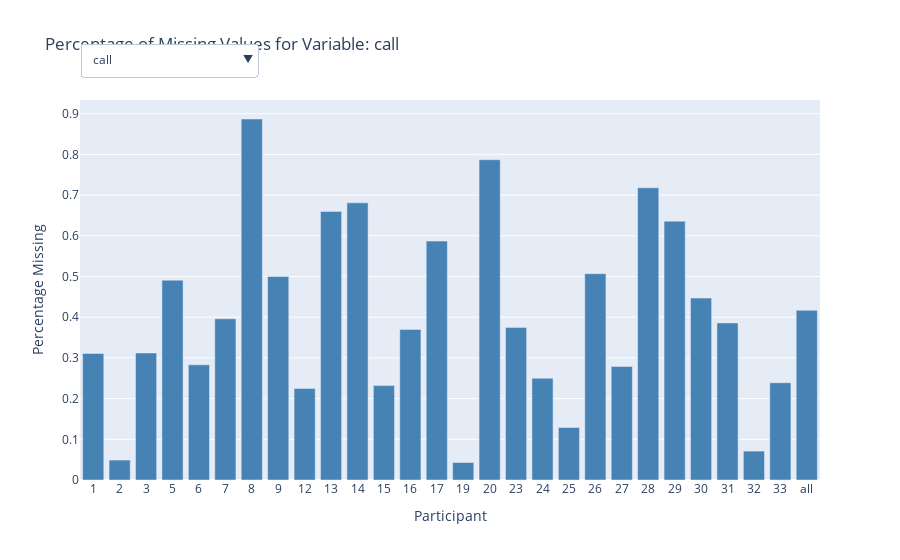

Notebook code cell kept with this figure:
### Markdown cell above
### NAN exploration with removed non-mood days

### Code cell
df_nans_range = nan_exploration(df_next_day_range, pivot=True, title="selected_range")
plotly_nan_exploration(df_nans_range, save_html=True, show_plot=True, title="selected_range")

### Figure 1 — Plotly figure (JSON) as saved in the notebook; plotly's stock layout.template omitted (floating-point values rounded to 4 significant figures)
{"data": [{"marker": {"color": "steelblue"}, "type": "bar", "x": ["1", "2", "3", "5", "6", "7", "8", "9", "12", "13", "14", "15", "16", "17", "19", "20", "23", "24", "25", "26", "27", "28", "29", "30", "31", "32", "33", "all"], "y": [0.311, 0.049, 0.312, 0.491, 0.283, 0.396, 0.887, 0.5, 0.225, 0.66, 0.681, 0.232, 0.37, 0.587, 0.043, 0.787, 0.375, 0.25, 0.129, 0.507, 0.279, 0.718, 0.636, 0.447, 0.386, 0.071, 0.239, 0.417]}], "layout": {"title": {"text": "Percentage of Missing Values for Variable: call"}, "updatemenus": [{"active": 0, "buttons": [{"args": [{"x": [["1", "2", "3", "5", "6", "7", "8", "9", "12", "13", "14", "15", "16", "17", "19", "20", "23", "24", "25", "26", "27", "28", "29", "30", "31", "32", "33", "all"]], "y": [[0.311, 0.049, 0.312, 0.491, 0.283, 0.396, 0.887, 0.5, 0.225, 0.66, 0.681, 0.232, 0.37, 0.587, 0.043, 0.787, 0.375, 0.25, 0.129, 0.507, 0.279, 0.718, 0.636, 0.447, 0.386, 0.071, 0.239, 0.417]]}, {"title": "Percentage of Missing Values for Variable: call"}], "label": "call", "method": "update"}, {"args": [{"x": [["1", "2", "3", "5", "6", "7", "8", "9", "12", "13", "14", "15", "16", "17", "19", "20", "23", "24", "25", "26", "27", "28", "29", "30", "31", "32", "33", "all"]], "y": [[0.711, 0.415, 0.604, 0.698, 0.804, 0.458, 0.742, 0.739, 0.8, 0.698, 0.787, 0.732, 0.426, 0.667, 0.739, 0.617, 0.775, 0.536, 0.484, 0.754, 0.721, 0.872, 0.409, 0.851, 0.705, 0.643, 0.522, 0.665]]}, {"title": "Percentage of Missing Values for Variable: sms"}], "label": "sms", "method": "update"}, {"args": [{"x": [["1", "2", "3", "5", "6", "7", "8", "9", "12", "13", "14", "15", "16", "17", "19", "20", "23", "24", "25", "26", "27", "28", "29", "30", "31", "32", "33", "all"]], "y": [[0, 0.122, 0.021, 0.057, 0, 0.146, 0.194, 0.217, 0, 0.17, 0.021, 0.143, 0.074, 0.254, 0, 0.191, 0, 0, 0, 0.319, 0.023, 0, 0.023, 0.021, 0.205, 0.024, 0.022, 0.093]]}, {"title": "Percentage of Missing Values for Variable: activity_max"}], "label": "activity_max", "method": "update"}, {"args": [{"x": [["1", "2", "3", "5", "6", "7", "8", "9", "12", "13", "14", "15", "16", "17", "19", "20", "23", "24", "25", "26", "27", "28", "29", "30", "31", "32", "33", "all"]], "y": [[0, 0.146, 0, 0, 0.022, 0.021, 0.129, 0.196, 0, 0.019, 0.021, 0.25, 0.037, 0.254, 0, 0.17, 0, 0, 0, 0.319, 0.023, 0.026, 0.023, 0.021, 0.205, 0, 0.022, 0.079]]}, {"title": "Percentage of Missing Values for Variable: screen"}], "label": "screen", "method": "update"}, {"args": [{"x": [["1", "2", "3", "5", "6", "7", "8", "9", "12", "13", "14", "15", "16", "17", "19", "20", "23", "24", "25", "26", "27", "28", "29", "30", "31", "32", "33", "all"]], "y": [[0, 0.122, 0.021, 0.057, 0, 0.146, 0.194, 0.217, 0, 0.17, 0.021, 0.143, 0.074, 0.254, 0, 0.191, 0, 0, 0, 0.319, 0.023, 0, 0.023, 0.021, 0.205, 0.024, 0.022, 0.093]]}, {"title": "Percentage of Missing Values for Variable: activity"}], "label": "activity", "method": "update"}, {"args": [{"x": [["1", "2", "3", "5", "6", "7", "8", "9", "12", "13", "14", "15", "16", "17", "19", "20", "23", "24", "25", "26", "27", "28", "29", "30", "31", "32", "33", "all"]], "y": [[0.022, 0.024, 0.042, 0.019, 0.043, 0.021, 0.016, 0.022, 0.025, 0.019, 0.085, 0.036, 0.037, 0.127, 0.022, 0.021, 0.05, 0.036, 0.065, 0.029, 0.047, 0.051, 0.068, 0.021, 0.045, 0.143, 0.087, 0.045]]}, {"title": "Percentage of Missing Values for Variable: next_day_mood"}], "label": "next_day_mood", "method": "update"}, {"args": [{"x": [["1", "2", "3", "5", "6", "7", "8", "9", "12", "13", "14", "15", "16", "17", "19", "20", "23", "24", "25", "26", "27", "28", "29", "30", "31", "32", "33", "all"]], "y": [[0, 0, 0.021, 0, 0.022, 0, 0, 0, 0, 0, 0.064, 0.018, 0.019, 0.111, 0, 0, 0.025, 0.054, 0.032, 0.014, 0.023, 0.026, 0.045, 0, 0.023, 0.119, 0.065, 0.025]]}, {"title": "Percentage of Missing Values for Variable: circumplex.valence_max"}], "label": "circumplex.valence_max", "method": "update"}, {"args": [{"x": [["1", "2", "3", "5", "6", "7", "8", "9", "12", "13", "14", "15", "16", "17", "19", "20", "23", "24", "25", "26", "27", "28", "29", "30", "31", "32", "33", "all"]], "y": [[0, 0, 0.021, 0, 0.022, 0, 0, 0, 0, 0, 0.064, 0.018, 0.019, 0.111, 0, 0, 0.025, 0.018, 0.032, 0.014, 0.023, 0.026, 0.045, 0, 0.023, 0.119, 0.065, 0.024]]}, {"title": "Percentage of Missing Values for Variable: circumplex.arousal"}], "label": "circumplex.arousal", "method": "update"}, {"args": [{"x": [["1", "2", "3", "5", "6", "7", "8", "9", "12", "13", "14", "15", "16", "17", "19", "20", "23", "24", "25", "26", "27", "28", "29", "30", "31", "32", "33", "all"]], "y": [[0, 0, 0.021, 0, 0.022, 0, 0, 0, 0, 0, 0.064, 0.018, 0.019, 0.111, 0, 0, 0.025, 0.018, 0.032, 0.014, 0.023, 0.026, 0.045, 0, 0.023, 0.119, 0.065, 0.024]]}, {"title": "Percentage of Missing Values for Variable: circumplex.arousal_min"}], "label": "circumplex.arousal_min", "method": "update"}, {"args": [{"x": [["1", "2", "3", "5", "6", "7", "8", "9", "12", "13", "14", "15", "16", "17", "19", "20", "23", "24", "25", "26", "27", "28", "29", "30", "31", "32", "33", "all"]], "y": [[0, 0, 0.021, 0, 0.022, 0, 0, 0, 0, 0, 0.064, 0.018, 0.019, 0.111, 0, 0, 0.025, 0.018, 0.032, 0.014, 0.023, 0.026, 0.045, 0, 0.023, 0.119, 0.065, 0.024]]}, {"title": "Percentage of Missing Values for Variable: circumplex.arousal_max"}], "label": "circumplex.arousal_max", "method": "update"}, {"args": [{"x": [["1", "2", "3", "5", "6", "7", "8", "9", "12", "13", "14", "15", "16", "17", "19", "20", "23", "24", "25", "26", "27", "28", "29", "30", "31", "32", "33", "all"]], "y": [[0, 0, 0.021, 0, 0.022, 0, 0, 0, 0, 0, 0.064, 0.018, 0.019, 0.111, 0, 0, 0.025, 0.054, 0.032, 0.014, 0.023, 0.026, 0.045, 0, 0.023, 0.119, 0.065, 0.025]]}, {"title": "Percentage of Missing Values for Variable: circumplex.valence"}], "label": "circumplex.valence", "method": "update"}, {"args": [{"x": [["1", "2", "3", "5", "6", "7", "8", "9", "12", "13", "14", "15", "16", "17", "19", "20", "23", "24", "25", "26", "27", "28", "29", "30", "31", "32", "33", "all"]], "y": [[0, 0, 0.021, 0, 0.022, 0, 0, 0, 0, 0, 0.064, 0.018, 0.019, 0.111, 0, 0, 0.025, 0.054, 0.032, 0.014, 0.023, 0.026, 0.045, 0, 0.023, 0.119, 0.065, 0.025]]}, {"title": "Percentage of Missing Values for Variable: circumplex.valence_min"}], "label": "circumplex.valence_min", "method": "update"}, {"args": [{"x": [["1", "2", "3", "5", "6", "7", "8", "9", "12", "13", "14", "15", "16", "17", "19", "20", "23", "24", "25", "26", "27", "28", "29", "30", "31", "32", "33", "all"]], "y": [[0, 0, 0.021, 0, 0.022, 0, 0, 0, 0, 0, 0.064, 0.018, 0.019, 0.111, 0, 0, 0.025, 0.018, 0.032, 0.014, 0.023, 0.026, 0.045, 0, 0.023, 0.119, 0.065, 0.024]]}, {"title": "Percentage of Missing Values for Variable: mood"}], "label": "mood", "method": "update"}, {"args": [{"x": [["1", "2", "3", "5", "6", "7", "8", "9", "12", "13", "14", "15", "16", "17", "19", "20", "23", "24", "25", "26", "27", "28", "29", "30", "31", "32", "33", "all"]], "y": [[0, 0.024, 0, 0.019, 0.022, 0.021, 0.016, 0.022, 0.025, 0.019, 0.021, 0.018, 0.019, 0.016, 0.022, 0.021, 0, 0, 0.032, 0.014, 0.023, 0.026, 0.023, 0.021, 0, 0, 0.022, 0.016]]}, {"title": "Percentage of Missing Values for Variable: next_day"}], "label": "next_day", "method": "update"}, {"args": [{"x": [["1", "2", "3", "5", "6", "7", "8", "9", "12", "13", "14", "15", "16", "17", "19", "20", "23", "24", "25", "26", "27", "28", "29", "30", "31", "32", "33", "all"]], "y": [[0, 0, 0, 0, 0, 0, 0, 0, 0, 0, 0, 0, 0, 0, 0, 0, 0, 0, 0, 0, 0, 0, 0, 0, 0, 0, 0, 0]]}, {"title": "Percentage of Missing Values for Variable: appCat.builtin"}], "label": "appCat.builtin", "method": "update"}, {"args": [{"x": [["1", "2", "3", "5", "6", "7", "8", "9", "12", "13", "14", "15", "16", "17", "19", "20", "23", "24", "25", "26", "27", "28", "29", "30", "31", "32", "33", "all"]], "y": [[0, 0, 0, 0, 0, 0, 0, 0, 0, 0, 0, 0, 0, 0, 0, 0, 0, 0, 0, 0, 0, 0, 0, 0, 0, 0, 0, 0]]}, {"title": "Percentage of Missing Values for Variable: appCat.entertainment"}], "label": "appCat.entertainment", "method": "update"}, {"args": [{"x": [["1", "2", "3", "5", "6", "7", "8", "9", "12", "13", "14", "15", "16", "17", "19", "20", "23", "24", "25", "26", "27", "28", "29", "30", "31", "32", "33", "all"]], "y": [[0, 0, 0, 0, 0, 0, 0, 0, 0, 0, 0, 0, 0, 0, 0, 0, 0, 0, 0, 0, 0, 0, 0, 0, 0, 0, 0, 0]]}, {"title": "Percentage of Missing Values for Variable: appCat.communication"}], "label": "appCat.communication", "method": "update"}, {"args": [{"x": [["1", "2", "3", "5", "6", "7", "8", "9", "12", "13", "14", "15", "16", "17", "19", "20", "23", "24", "25", "26", "27", "28", "29", "30", "31", "32", "33", "all"]], "y": [[0, 0, 0, 0, 0, 0, 0, 0, 0, 0, 0, 0, 0, 0, 0, 0, 0, 0, 0, 0, 0, 0, 0, 0, 0, 0, 0, 0]]}, {"title": "Percentage of Missing Values for Variable: appCat.finance"}], "label": "appCat.finance", "method": "update"}, {"args": [{"x": [["1", "2", "3", "5", "6", "7", "8", "9", "12", "13", "14", "15", "16", "17", "19", "20", "23", "24", "25", "26", "27", "28", "29", "30", "31", "32", "33", "all"]], "y": [[0, 0, 0, 0, 0, 0, 0, 0, 0, 0, 0, 0, 0, 0, 0, 0, 0, 0, 0, 0, 0, 0, 0, 0, 0, 0, 0, 0]]}, {"title": "Percentage of Missing Values for Variable: appCat.game"}], "label": "appCat.game", "method": "update"}, {"args": [{"x": [["1", "2", "3", "5", "6", "7", "8", "9", "12", "13", "14", "15", "16", "17", "19", "20", "23", "24", "25", "26", "27", "28", "29", "30", "31", "32", "33", "all"]], "y": [[0, 0, 0, 0, 0, 0, 0, 0, 0, 0, 0, 0, 0, 0, 0, 0, 0, 0, 0, 0, 0, 0, 0, 0, 0, 0, 0, 0]]}, {"title": "Percentage of Missing Values for Variable: id_num"}], "label": "id_num", "method": "update"}, {"args": [{"x": [["1", "2", "3", "5", "6", "7", "8", "9", "12", "13", "14", "15", "16", "17", "19", "20", "23", "24", "25", "26", "27", "28", "29", "30", "31", "32", "33", "all"]], "y": [[0, 0, 0, 0, 0, 0, 0, 0, 0, 0, 0, 0, 0, 0, 0, 0, 0, 0, 0, 0, 0, 0, 0, 0, 0, 0, 0, 0]]}, {"title": "Percentage of Missing Values for Variable: appCat.social"}], "label": "appCat.social", "method": "update"}, {"args": [{"x": [["1", "2", "3", "5", "6", "7", "8", "9", "12", "13", "14", "15", "16", "17", "19", "20", "23", "24", "25", "26", "27", "28", "29", "30", "31", "32", "33", "all"]], "y": [[0, 0, 0, 0, 0, 0, 0, 0, 0, 0, 0, 0, 0, 0, 0, 0, 0, 0, 0, 0, 0, 0, 0, 0, 0, 0, 0, 0]]}, {"title": "Percentage of Missing Values for Variable: appCat.other"}], "label": "appCat.other", "method": "update"}, {"args": [{"x": [["1", "2", "3", "5", "6", "7", "8", "9", "12", "13", "14", "15", "16", "17", "19", "20", "23", "24", "25", "26", "27", "28", "29", "30", "31", "32", "33", "all"]], "y": [[0, 0, 0, 0, 0, 0, 0, 0, 0, 0, 0, 0, 0, 0, 0, 0, 0, 0, 0, 0, 0, 0, 0, 0, 0, 0, 0, 0]]}, {"title": "Percentage of Missing Values for Variable: appCat.office"}], "label": "appCat.office", "method": "update"}, {"args": [{"x": [["1", "2", "3", "5", "6", "7", "8", "9", "12", "13", "14", "15", "16", "17", "19", "20", "23", "24", "25", "26", "27", "28", "29", "30", "31", "32", "33", "all"]], "y": [[0, 0, 0, 0, 0, 0, 0, 0, 0, 0, 0, 0, 0, 0, 0, 0, 0, 0, 0, 0, 0, 0, 0, 0, 0, 0, 0, 0]]}, {"title": "Percentage of Missing Values for Variable: date"}], "label": "date", "method": "update"}, {"args": [{"x": [["1", "2", "3", "5", "6", "7", "8", "9", "12", "13", "14", "15", "16", "17", "19", "20", "23", "24", "25", "26", "27", "28", "29", "30", "31", "32", "33", "all"]], "y": [[0, 0, 0, 0, 0, 0, 0, 0, 0, 0, 0, 0, 0, 0, 0, 0, 0, 0, 0, 0, 0, 0, 0, 0, 0, 0, 0, 0]]}, {"title": "Percentage of Missing Values for Variable: day"}], "label": "day", "method": "update"}, {"args": [{"x": [["1", "2", "3", "5", "6", "7", "8", "9", "12", "13", "14", "15", "16", "17", "19", "20", "23", "24", "25", "26", "27", "28", "29", "30", "31", "32", "33", "all"]], "y": [[0, 0, 0, 0, 0, 0, 0, 0, 0, 0, 0, 0, 0, 0, 0, 0, 0, 0, 0, 0, 0, 0, 0, 0, 0, 0, 0, 0]]}, {"title": "Percentage of Missing Values for Variable: appCat.weather"}], "label": "appCat.weather", "method": "update"}, {"args": [{"x": [["1", "2", "3", "5", "6", "7", "8", "9", "12", "13", "14", "15", "16", "17", "19", "20", "23", "24", "25", "26", "27", "28", "29", "30", "31", "32", "33", "all"]], "y": [[0, 0, 0, 0, 0, 0, 0, 0, 0, 0, 0, 0, 0, 0, 0, 0, 0, 0, 0, 0, 0, 0, 0, 0, 0, 0, 0, 0]]}, {"title": "Percentage of Missing Values for Variable: appCat.utilities"}], "label": "appCat.utilities", "method": "update"}, {"args": [{"x": [["1", "2", "3", "5", "6", "7", "8", "9", "12", "13", "14", "15", "16", "17", "19", "20", "23", "24", "25", "26", "27", "28", "29", "30", "31", "32", "33", "all"]], "y": [[0, 0, 0, 0, 0, 0, 0, 0, 0, 0, 0, 0, 0, 0, 0, 0, 0, 0, 0, 0, 0, 0, 0, 0, 0, 0, 0, 0]]}, {"title": "Percentage of Missing Values for Variable: appCat.unknown"}], "label": "appCat.unknown", "method": "update"}, {"args": [{"x": [["1", "2", "3", "5", "6", "7", "8", "9", "12", "13", "14", "15", "16", "17", "19", "20", "23", "24", "25", "26", "27", "28", "29", "30", "31", "32", "33", "all"]], "y": [[0, 0, 0, 0, 0, 0, 0, 0, 0, 0, 0, 0, 0, 0, 0, 0, 0, 0, 0, 0, 0, 0, 0, 0, 0, 0, 0, 0]]}, {"title": "Percentage of Missing Values for Variable: appCat.travel"}], "label": "appCat.travel", "method": "update"}], "x": 0, "xanchor": "left", "y": 1.15, "yanchor": "top"}], "xaxis": {"title": {"text": "Participant"}, "type": "category"}, "yaxis": {"title": {"text": "Percentage Missing"}}}}
